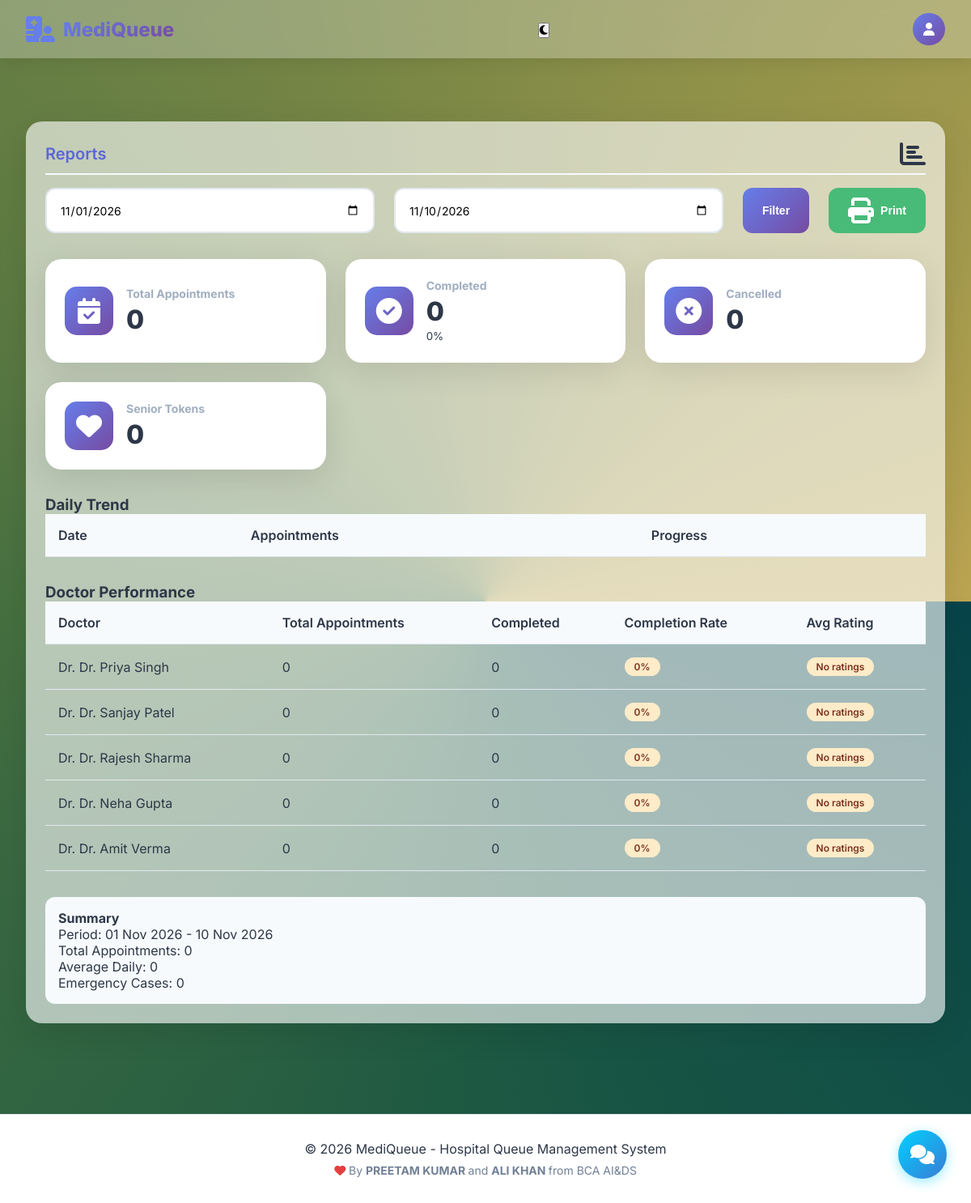
The app's page /admin/view_reports.php (signed in) with its own data.
### tables this page shows
CREATE TABLE `doctors` (
  `doctor_id` int(11) NOT NULL,
  `user_id` int(11) DEFAULT NULL,
  `full_name` varchar(100) NOT NULL,
  `department_id` int(11) NOT NULL,
  `specialization` varchar(100) DEFAULT NULL,
  `consultation_time` int(11) DEFAULT 10,
  `is_available` tinyint(1) DEFAULT 1,
  `created_at` timestamp NOT NULL DEFAULT current_timestamp()
);

### admin/view_reports.php (the view, shortened to what this page needs)
<?php
require_once '../config/db.php';
$start_date = isset($_GET['start']) ? sanitize($_GET['start']) : date('Y-m-01');
$end_date = isset($_GET['end']) ? sanitize($_GET['end']) : date('Y-m-d');
$stmt = $pdo->prepare("SELECT COUNT(*) as count FROM appointments WHERE appointment_date BETWEEN ? AND ?");
$stmt->execute([$start_date, $end_date]);
$total_appointments = $stmt->fetch()['count'];
$stmt = $pdo->prepare("SELECT COUNT(*) as count FROM appointments WHERE appointment_date BETWEEN ? AND ? AND status = 'completed'");
$stmt->execute([$start_date, $end_date]);
$completed = $stmt->fetch()['count'];
$stmt = $pdo->prepare("SELECT COUNT(*) as count FROM appointments WHERE appointment_date BETWEEN ? AND ? AND status = 'cancelled'");
$stmt->execute([$start_date, $end_date]);
$cancelled = $stmt->fetch()['count'];
$stmt = $pdo->prepare("SELECT COUNT(*) as count FROM tokens WHERE queue_date BETWEEN ? AND ? AND token_prefix = 'S'");
$stmt->execute([$start_date, $end_date]);
$senior_tokens = $stmt->fetch()['count'];
$stmt = $pdo->prepare("SELECT COUNT(*) as count FROM tokens WHERE queue_date BETWEEN ? AND ? AND token_prefix = 'E'");
$stmt->execute([$start_date, $end_date]);
$emergency_tokens = $stmt->fetch()['count'];
$stmt = $pdo->prepare("
    SELECT d.full_name, d.doctor_id,
           COUNT(a.appointment_id) as total,
           SUM(CASE WHEN a.status = 'completed' THEN 1 ELSE 0 END) as completed,
           AVG(f.rating) as avg_rating
    FROM doctors d
    LEFT JOIN appointments a ON d.doctor_id = a.doctor_id AND a.appointment_date BETWEEN ? AND ?
    LEFT JOIN feedback f ON a.appointment_id = f.appointment_id
    GROUP BY d.doctor_id
    ORDER BY total DESC
");
$stmt->execute([$start_date, $end_date]);
$doctors = $stmt->fetchAll();
$stmt = $pdo->prepare("
    SELECT appointment_date, COUNT(*) as count
    FROM appointments
    WHERE appointment_date BETWEEN ? AND ?
    GROUP BY appointment_date
    ORDER BY appointment_date
");
$stmt->execute([$start_date, $end_date]);
$daily_trend = $stmt->fetchAll();
include '../includes/header.php';
?>
<div class="box" style="margin-top:70px;">
    <div class="box-header">
        <h2 class="box-title">Reports</h2>
        <i class="fas fa-chart-bar"></i>
    </div>
    <form method="GET" style="margin-bottom: 2rem;">
        <div class="grid" style="grid-template-columns: 1fr 1fr auto auto;">
            <input type="date" name="start" class="form-control" value="<?php echo $start_date; ?>">
            <input type="date" name="end" class="form-control" value="<?php echo $end_date; ?>">
            <button type="submit" class="btn btn-primary">Filter</button>
            <button type="button" class="btn btn-success" onclick="window.print()"><i class="fas fa-print"></i> Print</button>
        </div>
    </form>
    <div class="grid">
        <div class="stat-card">
            <div class="stat-icon"><i class="fas fa-calendar-check"></i></div>
            <div class="stat-info">
                <h3>Total Appointments</h3>
                <div class="stat-number"><?php echo number_format($total_appointments); ?></div>
            </div>
        </div>
        <div class="stat-card">
            <div class="stat-icon"><i class="fas fa-check-circle"></i></div>
            <div class="stat-info">
                <h3>Completed</h3>
                <div class="stat-number"><?php echo number_format($completed); ?></div>
                <small><?php echo $total_appointments > 0 ? round(($completed/$total_appointments)*100) : 0; ?>%</small>
            </div>
        </div>
        <div class="stat-card">
            <div class="stat-icon"><i class="fas fa-times-circle"></i></div>
            <div class="stat-info">
                <h3>Cancelled</h3>
                <div class="stat-number"><?php echo number_format($cancelled); ?></div>
            </div>
        </div>
        <div class="stat-card">
            <div class="stat-icon"><i class="fas fa-heart"></i></div>
            <div class="stat-info">
                <h3>Senior Tokens</h3>
                <div class="stat-number"><?php echo number_format($senior_tokens); ?></div>
            </div>
        </div>
    </div>
    <h3 style="margin-top: 2rem;">Daily Trend</h3>
    <div style="overflow-x: auto;">
        <table class="table">
            <thead>
                <tr><th>Date</th><th>Appointments</th><th>Progress</th></tr>
            </thead>
        </table>
    </div>
    <h3 style="margin-top: 2rem;">Doctor Performance</h3>
    <div class="table-container">
        <table class="table">
            <thead>
                <tr><th>Doctor</th><th>Total Appointments</th><th>Completed</th><th>Completion Rate</th><th>Avg Rating</th></tr>
            </thead>
            <tbody>
                <?php foreach ($doctors as $row): ?>
                <tr>
                    <td>Dr. <?php echo htmlspecialchars($row['full_name']); ?></td>
                    <td><?php echo $row['total']; ?></td>
                    <td><?php echo $row['completed']; ?></td>
                    <td>
                        <span class="badge badge-<?php echo $row['total'] > 0 && ($row['completed']/$row['total'])*100 >= 80 ? 'success' : 'warning'; ?>">
                            <?php echo $row['total'] > 0 ? round(($row['completed']/$row['total'])*100) : 0; ?>%
                        </span>
                    </td>
                    <td>
                        <?php if ($row['avg_rating']): ?>
                        <span class="badge badge-info"><?php echo round($row['avg_rating'], 1); ?> ★</span>
                        <?php else: ?>
                        <span class="badge badge-warning">No ratings</span>
                        <?php endif; ?>
                    </td>
                </tr>
                <?php endforeach; ?>
            </tbody>
        </table>
    </div>
    <div style="margin-top: 2rem; padding: 1rem; background: #f7fafc; border-radius: 12px;">
        <h4>Summary</h4>
        <p>Period: <?php echo date('d M Y', strtotime($start_date)); ?> - <?php echo date('d M Y', strtotime($end_date)); ?></p>
        <p>Total Appointments: <?php echo $total_appointments; ?></p>
        <p>Average Daily: <?php echo count($daily_trend) > 0 ? round($total_appointments / count($daily_trend), 1) : 0; ?></p>
        <p>Emergency Cases: <?php echo $emergency_tokens; ?></p>
    </div>
</div>
<?php include '../includes/footer.php'; ?>

### assets/css/style.css (style rules this page uses)
:root { --primary: #667eea; --primary-dark: #5a67d8; --secondary: #764ba2; --success: #48bb78; --warning: #ed8936; --danger: #f56565; --dark: #2d3748; --light: #f7fafc; --gray: #a0aec0; }
* { margin: 0; padding: 0; box-sizing: border-box; }
body { font-family: 'Inter', sans-serif; background: conic-gradient(from 90deg, #07444a 0.000deg, #1c5842 90.000deg, #477040 180.000deg, #808a46 270.000deg, #bca552 360.000deg); min-height: 100vh; background-repeat: repeat; background-size: auto 100%; color: var(--dark); }
.btn { padding: 0.75rem 1.5rem; border: none; border-radius: 12px; font-weight: 600; cursor: pointer; transition: all 0.3s; display: inline-flex; align-items: center; gap: 0.5rem; text-decoration: none; font-size: 0.875rem; }
.btn-primary { background: linear-gradient(135deg, #667eea, #764ba2); color: white; }
.btn-success { background: #48bb78; color: white; }
.form-control { width: 100%; padding: 0.75rem 1rem; border: 2px solid #e2e8f0; border-radius: 12px; font-size: 0.875rem; transition: all 0.3s; }
.grid { display: grid; grid-template-columns: repeat(auto-fit, minmax(300px, 1fr)); gap: 1.5rem; }
.stat-card { background: white; border-radius: 20px; padding: 1.5rem; display: flex; align-items: center; gap: 1rem; box-shadow: 0 10px 40px rgba(0, 0, 0, 0.1); transition: transform 0.3s; }
.stat-icon { width: 60px; height: 60px; background: linear-gradient(135deg, #667eea, #764ba2); border-radius: 15px; display: flex; align-items: center; justify-content: center; color: white; font-size: 1.5rem; }
.stat-info h3 { font-size: 0.875rem; color: #a0aec0; margin-bottom: 0.25rem; }
.stat-number { font-size: 2rem; font-weight: 800; color: #2d3748; }
.table-container { overflow-x: auto; }
.table { width: 100%; border-collapse: collapse; }
.table th, .table td { padding: 1rem; text-align: left; border-bottom: 1px solid #e2e8f0; }
.table th { background: #f7fafc; font-weight: 600; color: #2d3748; }
.badge { display: inline-block; padding: 0.25rem 0.75rem; border-radius: 50px; font-size: 0.75rem; font-weight: 600; }
.badge-warning { background: #feebc8; color: #7b341e; }
.box { background: rgba(255, 255, 255, 0.619); border-radius: 20px; padding: 1.5rem; box-shadow: 0 10px 40px rgba(0, 0, 0, 0.1); transition: transform 0.3s, box-shadow 0.3s; margin-bottom: 2rem; }
.box-header { display: flex; justify-content: space-between; align-items: center; margin-bottom: 1rem; padding-bottom: 0.5rem; border-bottom: 2px solid var(--light); }
.box-title { font-size: 1.25rem; font-weight: 600; color: var(--primary-dark); }
.box i { font-size:2rem; }
.btn { padding: 0.75rem 1.5rem; border: none; border-radius: 12px; font-weight: 600; cursor: pointer; transition: all 0.3s; font-size: 0.875rem; display: inline-flex; align-items: center; gap: 0.5rem; text-decoration: none; }
.btn-primary { background: linear-gradient(135deg, var(--primary), var(--secondary)); color: white; }
.btn-success { background: var(--success); color: white; }
.form-control { width: 100%; padding: 0.75rem 1rem; border: 2px solid #e2e8f0; border-radius: 12px; font-size: 0.875rem; transition: all 0.3s; font-family: inherit; }
.table th { background: var(--light); font-weight: 600; color: var(--dark); }
.stat-icon { width: 60px; height: 60px; background: linear-gradient(135deg, var(--primary), var(--secondary)); border-radius: 15px; display: flex; align-items: center; justify-content: center; color: white; font-size: 1.5rem; }
.stat-info h3 { font-size: 0.875rem; color: var(--gray); margin-bottom: 0.25rem; }
.stat-number { font-size: 2rem; font-weight: 800; color: var(--dark); }
* { scrollbar-width: thin; scrollbar-color: var(--gray) var(--light); }

### records on screen
doctors: full_name "Dr. Priya Singh", total "0", completed "0"
doctors: full_name "Dr. Sanjay Patel", total "0", completed "0"
doctors: full_name "Dr. Rajesh Sharma", total "0", completed "0"
doctors: full_name "Dr. Neha Gupta", total "0", completed "0"
doctors: full_name "Dr. Amit Verma", total "0", completed "0"

### other values on screen
$total_appointments "0"
$completed "0"
$cancelled "0"
$senior_tokens "0"
date('d M Y', strtotime($start_date)) "01 Nov 2026"
date('d M Y', strtotime($end_date)) "10 Nov 2026"
$emergency_tokens "0"
